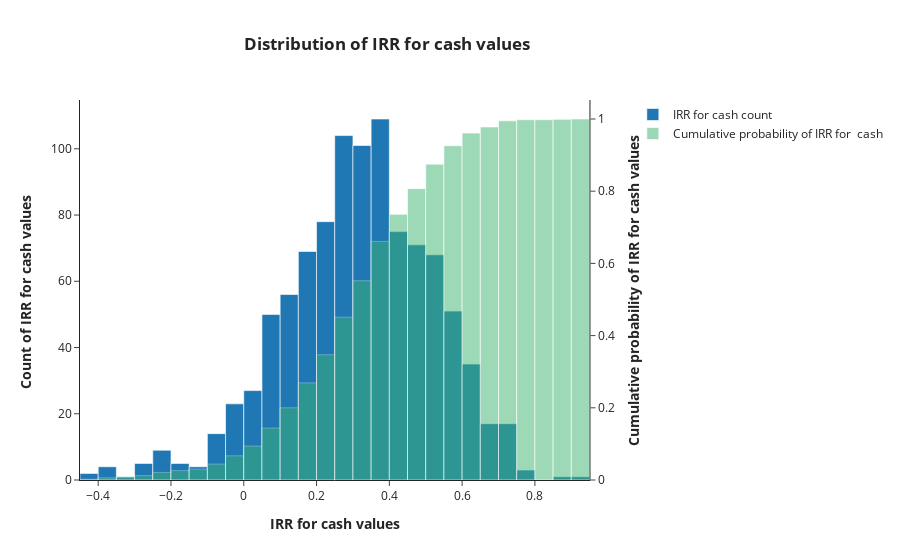

The cell this chart's notebook holds for it:
### Code cell
fr.visualize(visualize_on = 'IRR')

### Figure 1 — Plotly figure (JSON) as saved in the notebook; plotly's stock layout.template omitted (floating-point values rounded to 4 significant figures; data arrays with more than 128 entries replaced by an {"elided": "..."} marker saying what was removed)
{"data": [{"name": "IRR for cash count", "type": "histogram", "x": {"elided": "1000 float values"}, "xaxis": "x", "yaxis": "y"}, {"cumulative": {"currentbin": "include", "direction": "increasing", "enabled": true}, "histnorm": "probability", "hoverlabel": {"namelength": -1}, "marker": {"color": "mediumseagreen"}, "name": "Cumulative probability of IRR for  cash", "opacity": 0.5, "type": "histogram", "x": {"elided": "1000 float values"}, "xaxis": "x", "yaxis": "y2"}], "layout": {"title": {"text": "<b>Distribution of IRR for cash values</b>", "x": 0.43}, "xaxis": {"anchor": "y", "domain": [0, 0.94], "title": {"text": "<b>IRR for cash values</b>"}}, "yaxis": {"anchor": "x", "domain": [0, 1], "showspikes": true, "title": {"text": "<b>Count of IRR for cash values </b>"}}, "yaxis2": {"anchor": "x", "overlaying": "y", "side": "right", "title": {"text": "<b>Cumulative probability of IRR for cash values</b>"}}}}
